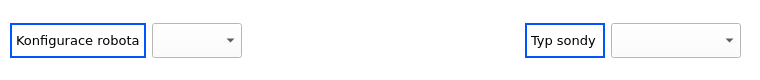
          <widget class="QWidget" name="widget" native="true">
           <property name="minimumSize">
            <size>
             <width>600</width>
             <height>80</height>
            </size>
           </property>
           <property name="maximumSize">
            <size>
             <width>850</width>
             <height>90</height>
            </size>
           </property>
           <property name="styleSheet">
            <string notr="true">background-color: rgb(255, 255, 255);</string>
           </property>
           <widget class="QWidget" name="horizontalLayoutWidget_4">
            <property name="geometry">
             <rect>
              <x>0</x>
              <y>10</y>
              <width>751</width>
              <height>61</height>
             </rect>
            </property>
            <layout class="QHBoxLayout" name="horizontalLayout">
             <property name="leftMargin">
              <number>10</number>
             </property>
             <property name="topMargin">
              <number>10</number>
             </property>
             <property name="rightMargin">
              <number>10</number>
             </property>
             <property name="bottomMargin">
              <number>10</number>
             </property>
             <item>
              <widget class="QLabel" name="label_11">
               <property name="minimumSize">
                <size>
                 <width>130</width>
                 <height>25</height>
                </size>
               </property>
               <property name="maximumSize">
                <size>
                 <width>140</width>
                 <height>35</height>
                </size>
               </property>
               <property name="font">
                <font>
                 <family>Verdana</family>
                 <pointsize>10</pointsize>
                </font>
               </property>
               <property name="styleSheet">
                <string notr="true">border: 2px solid #00AEEF;
border-color: rgb(0, 85, 255);</string>
               </property>
               <property name="text">
                <string>Konfigurace robota</string>
               </property>
              </widget>
             </item>
             <item>
              <widget class="QComboBox" name="comboBox">
               <property name="minimumSize">
                <size>
                 <width>90</width>
                 <height>25</height>
                </size>
               </property>
               <property name="maximumSize">
                <size>
                 <width>100</width>
                 <height>35</height>
                </size>
               </property>
               <property name="sizeIncrement">
                <size>
                 <width>60</width>
                 <height>35</height>
                </size>
               </property>
              </widget>
             </item>
             <item>
              <spacer name="horizontalSpacer">
               <property name="orientation">
                <enum>Qt::Orientation::Horizontal</enum>
               </property>
               <property name="sizeHint" stdset="0">
                <size>
                 <width>20</width>
                 <height>10</height>
                </size>
               </property>
              </spacer>
             </item>
             <item>
              <widget class="QLabel" name="label_12">
               <property name="minimumSize">
                <size>
                 <width>80</width>
                 <height>25</height>
                </size>
               </property>
               <property name="maximumSize">
                <size>
                 <width>100</width>
                 <height>35</height>
                </size>
               </property>
               <property name="sizeIncrement">
                <size>
                 <width>100</width>
                 <height>30</height>
                </size>
               </property>
               <property name="font">
                <font>
                 <family>Verdana</family>
                 <pointsize>10</pointsize>
                </font>
               </property>
               <property name="styleSheet">
                <string notr="true">border: 2px solid #00AEEF;
border-color: rgb(0, 85, 255);</string>
               </property>
               <property name="text">
                <string>Typ sondy</string>
               </property>
              </widget>
             </item>
             <item>
              <widget class="QComboBox" name="comboBox_2">
               <property name="minimumSize">
                <size>
                 <width>130</width>
                 <height>25</height>
                </size>
               </property>
               <property name="maximumSize">
                <size>
                 <width>150</width>
                 <height>35</height>
                </size>
               </property>
              </widget>
             </item>
            </layout>
           </widget>
          </widget>
